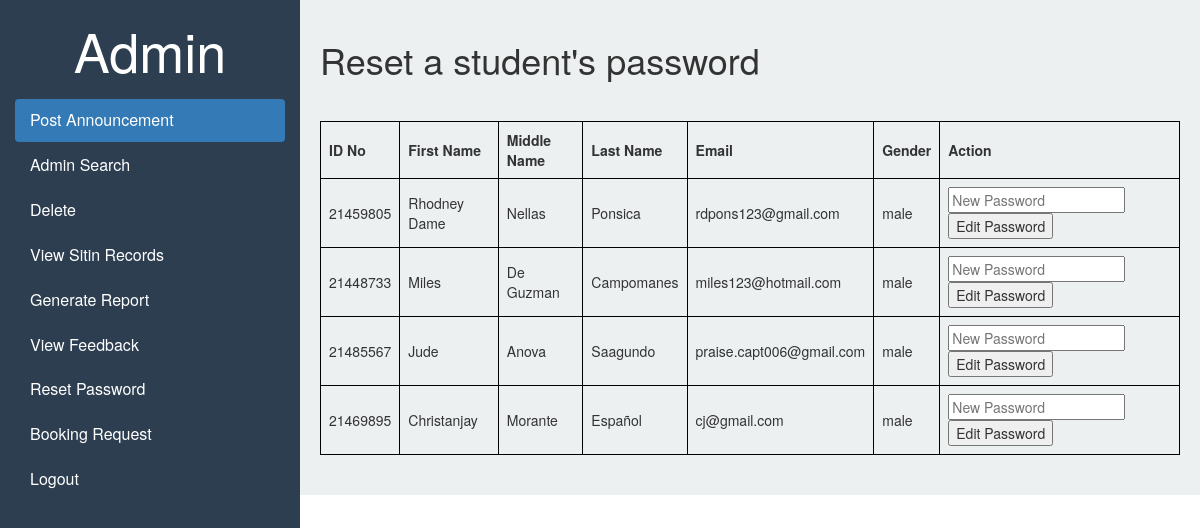
Page /adminreset.php (signed in) on the earlier database version.
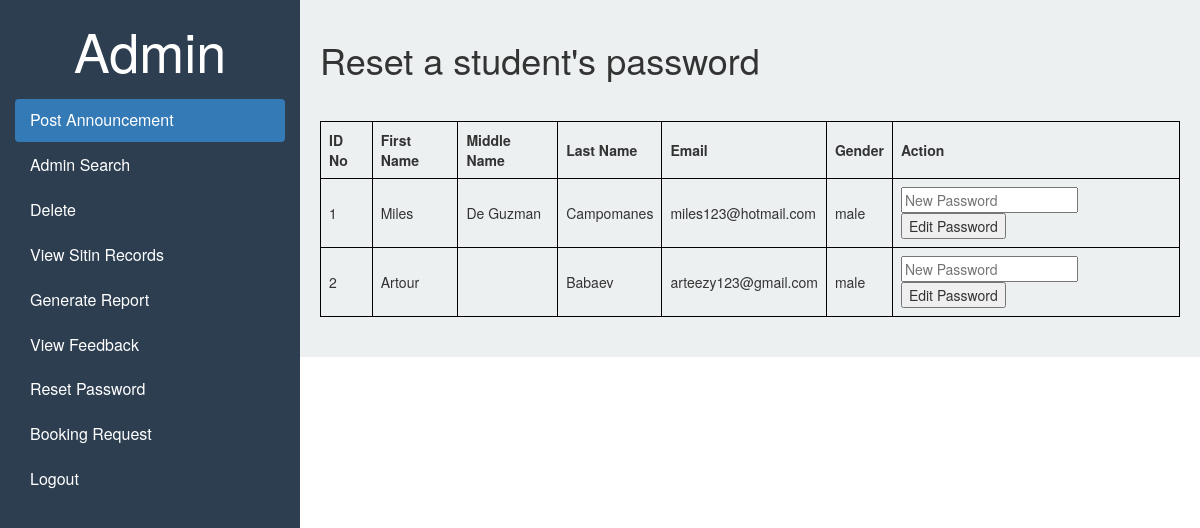
Same page on the later database version.
### tables this page shows
CREATE TABLE `users` (
  `id` int(10) NOT NULL,
  `idno` int(10) NOT NULL,
  `firstName` varchar(50) NOT NULL,
  `middleName` varchar(50) NOT NULL,
  `lastName` varchar(50) NOT NULL,
  `password` varchar(10) NOT NULL,
  `age` int(10) NOT NULL,
  `gender` varchar(10) NOT NULL,
  `contact` varchar(50) NOT NULL,
  `email` varchar(50) NOT NULL,
  `address` varchar(50) NOT NULL,
  `purpose` varchar(50) NOT NULL,
  `lab` varchar(50) NOT NULL,
  `session` int(11) DEFAULT 30,
  `status` enum('timedin','timedout','none') NOT NULL
);

### adminreset.php (the view, shortened to what this page needs)
<?php
	include("connection.php");
	$query = "SELECT idno, firstName, middleName, lastName, email, age, gender FROM users";
	$result = mysqli_query($con, $query);
?>
<!DOCTYPE html>
<html lang="en">
<head><!DOCTYPE html>
<html lang="en">
<head>
  <link rel="stylesheet" href="https://maxcdn.bootstrapcdn.com/bootstrap/3.4.1/css/bootstrap.min.css">
</head>
<body>
<div class="container-fluid">
  <div class="row content">
    <div class="col-sm-3 sidenav hidden-xs">
     <h2 class="heading" style="color: white; text-align: center;">Admin</h2>
      <ul class="nav nav-pills nav-stacked">
        <li class="active"><a href="adminannouncement.php">Post Announcement</a></li>
		<li><a href="adminsearch.php">Admin Search</a></li>
		<li><a href="admindelete.php">Delete</a></li>
        <li><a href="adminview.php">View Sitin Records</a></li>
        <li><a href="adminreports.php">Generate Report</a></li>
        <li><a href="adminfeedback.php">View Feedback</a></li>
		<li><a href="adminreset.php">Reset Password</a></li>
		<li><a href="adminbooking.php">Booking Request</a></li>
        <li><a href="logout.php">Logout</a></li>
      </ul>
    </div>
    <div class="col-sm-9 main-content">
        <h1>Reset a student's password</h1>
		<hr>
		<table>
			<thead>
				<tr>
					<th>ID No</th>
					<th>First Name</th>
					<th>Middle Name</th>
					<th>Last Name</th>
					<th>Email</th>
					<th>Gender</th>
					<th>Action</th>
				</tr>
			</thead>
			<tbody>
			<?php
				while ($row = mysqli_fetch_assoc($result)) {
					echo "<tr>";
					echo "<td>".$row['idno']."</td>";
					echo "<td>".$row['firstName']."</td>";
					echo "<td>".$row['middleName']."</td>";
					echo "<td>".$row['lastName']."</td>";
					echo "<td>".$row['email']."</td>";
					echo "<td>".$row['gender']."</td>";
					echo "<td>";
					echo "<form method='post' action='edit_password.php'>";
					echo "<input type='password' name='new_password' placeholder='New Password' required>";
					echo "<input type='submit' value='Edit Password'>";
					echo "</form>";
					echo "</td>";
					echo "</tr>";
				}
			?>
			</tbody>
		</table>
		<br>
    </div>
    </div>
</body>
</html>

### adminreset.php (style rules this page uses)
.row.content { height: 1050px }
.sidenav { background-color: #2c3e50; height: 100%; }
.sidenav a { color: #fff; font-size: 16px; padding: 10px 15px; display: block; text-decoration: none; }
.main-content { padding: 20px; background-color: #ecf0f1; }
.heading { color: #34495e; font-size: 54px; margin-bottom: 20px; }
table { width: 100%; border-collapse: collapse; }
table, th, td { border: 1px solid black; }
th, td { padding: 8px; text-align: left; }

Differences in the rows shown:
removed users: idno "21459805", firstName "Rhodney Dame", middleName "Nellas", lastName "Ponsica", email "rdpons123@gmail.com", gender "male"
removed users: idno "21448733", firstName "Miles", middleName "De Guzman", lastName "Campomanes", email "miles123@hotmail.com", gender "male"
removed users: idno "21485567", firstName "Jude", middleName "Anova", lastName "Saagundo", email "praise.capt006@gmail.com", gender "male"
removed users: idno "21469895", firstName "Christanjay", middleName "Morante", lastName "Español", email "cj@gmail.com", gender "male"
added users: idno "1", firstName "Miles", middleName "De Guzman", lastName "Campomanes", email "miles123@hotmail.com", gender "male"
added users: idno "2", firstName "Artour", lastName "Babaev", email "arteezy123@gmail.com", gender "male"
